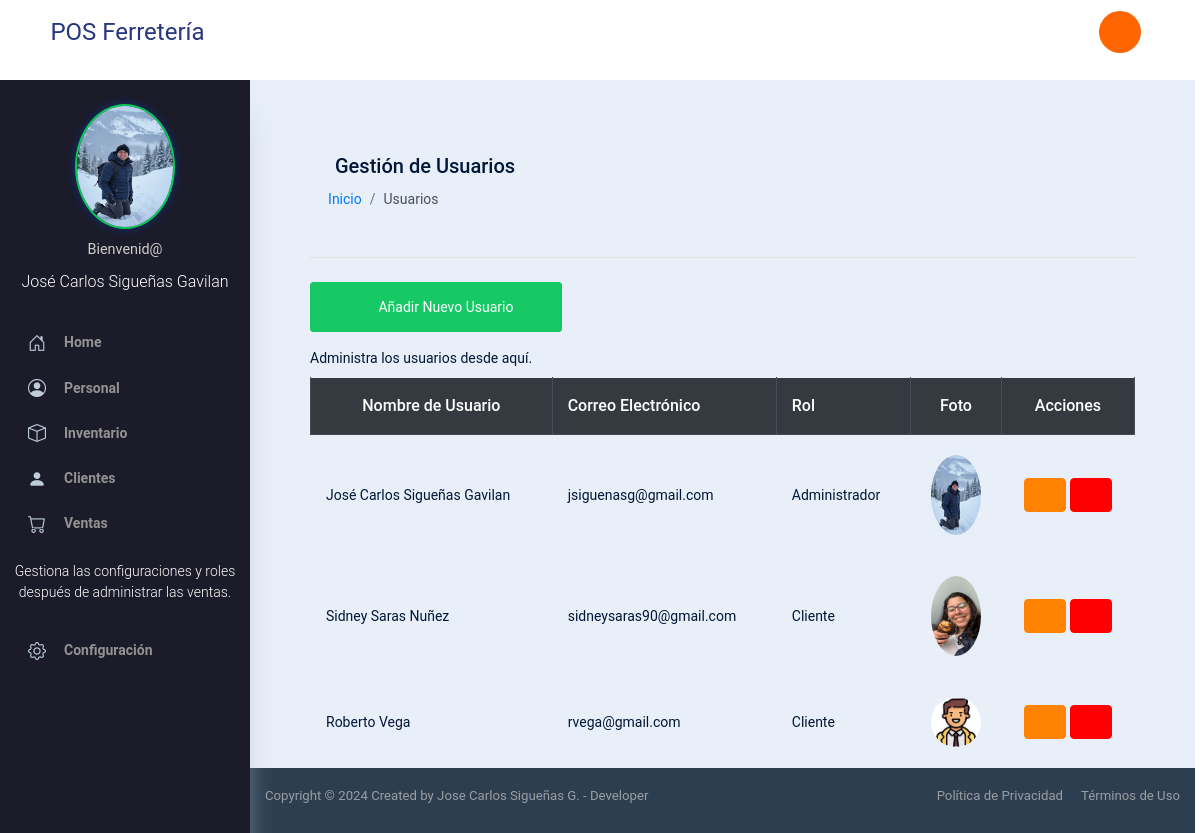
Screenshot of /users (signed in) with the database file from the repository.
### app/models.py (models this page shows, shortened)
class User(db.Model, UserMixin):
    id = db.Column(db.Integer, primary_key=True)
    username = db.Column(db.String(20), unique=True, nullable=False)
    email = db.Column(db.String(120), unique=True, nullable=False)
    password = db.Column(db.String(60), nullable=False)
    permissions = db.Column(db.String(200), nullable=True)
    role_id = db.Column(db.Integer, db.ForeignKey('role.id'), nullable=True)  # Define la relación con el rol
    photo = db.Column(db.String(120), nullable=True)
    role = db.relationship('Role', backref='users')  # Relación inversa

class Role(db.Model):
    id = db.Column(db.Integer, primary_key=True)
    name = db.Column(db.String(50), nullable=False, unique=True)
    permissions = db.Column(db.String, nullable=False)  # Asegúrate de que sea un String

### app/routes.py (the view)
@main.route('/users', methods=['GET'])
@login_required
@permission_required('view_users')
def list_users():
    users = User.query.all()
    delete_form = DeleteForm()  # Asegúrate de tener este formulario aquí
    return render_template('users.html', users=users, form=delete_form)  # Pasa el formulario a la plantilla

### app/models.py (called while the page is built)
@login_manager.user_loader
def load_user(user_id):
    return User.query.get(int(user_id))

### app/routes.py (called while the page is built)
def permission_required(permission):
    def decorator(f):
        @wraps(f)
        def decorated_function(*args, **kwargs):
            if current_user.role is None:
                flash('No tienes rol asignado.', 'danger')
                return redirect(url_for('main.home'))
            permissions_list = [p.strip() for p in current_user.role.permissions.split(',')]
            if permission not in permissions_list:
                flash('No tienes permiso para acceder a esta página.', 'danger')
                return redirect(url_for('main.home'))
            return f(*args, **kwargs)
        return decorated_function
    return decorator

### app/templates/users.html (shortened to what this page needs)
{% extends "base.html" %}
{% block content %}
<div class="container mt-5">
    <div class="page-header mb-4">
        <h3 class="page-title"><i class="typcn typcn-user-add"></i> Gestión de Usuarios</h3>
        <nav aria-label="breadcrumb">
            <ol class="breadcrumb">
                <li class="breadcrumb-item"><a href="{{ url_for('main.home') }}">Inicio</a></li>
                <li class="breadcrumb-item active" aria-current="page">Usuarios</li>
            </ol>
        </nav>
    </div>
    <div class="mb-3">
        <a href="{{ url_for('main.new_user') }}" class="btn btn-success btn-lg">
            <i class="typcn typcn-plus"></i> Añadir Nuevo Usuario
        </a>
    </div>
    <p class="card-description">Administra los usuarios desde aquí.</p>
    <div class="table-responsive">
        <table class="table table-striped table-bordered table-hover">
            <thead class="thead-dark">
                <tr>
                    <th class="text-center">Nombre de Usuario</th>
                    <th>Correo Electrónico</th>
                    <th>Rol</th>
                    <th class="text-center">Foto</th>
                    <th class="text-center">Acciones</th>
                </tr>
            </thead>
            <tbody>
                {% for user in users %}
                <tr>
                    <td>{{ user.username }}</td>
                    <td>{{ user.email }}</td>
                    <td>{{ user.role.name }}</td>
                    <td class="text-center">
                        {% if user.photo %}
                        <img src="{{ url_for('static', filename='uploads/' + user.photo) }}"
                            alt="Foto de {{ user.username }}" style="width: 50px; height: 80px; border-radius: 50%;">
                        {% else %}
                        <img src="{{ url_for('static', filename='template/images/avatar.png') }}"
                            alt="Avatar por defecto" style="width: 50px; height: 50px; border-radius: 50%;">
                        {% endif %}
                    </td>
                    <td class="text-center">
                        <a href="{{ url_for('main.edit_user', user_id=user.id) }}" class="btn btn-warning btn-sm"
                            title="Editar">
                            <i class="typcn typcn-edit"></i>
                        </a>
                        <form action="{{ url_for('main.delete_user', user_id=user.id) }}" method="POST"
                            style="display:inline;"
                            onsubmit="return confirm('¿Estás seguro de que deseas eliminar este usuario?');">
                            <button type="submit" class="btn btn-danger btn-sm" title="Eliminar">
                                <i class="typcn typcn-trash"></i>
                            </button>
                        </form>
                    </td>
                </tr>
                {% endfor %}
            </tbody>
        </table>
    </div>
</div>
{% endblock %}

### app/templates/base.html (shortened to what this page needs)
<!DOCTYPE html>
<html lang="es">
<head>
    <link rel="stylesheet" href="{{ url_for('static', filename='template/vendors/typicons.font/font/typicons.css') }}">
    <link rel="stylesheet" href="{{ url_for('static', filename='template/vendors/css/vendor.bundle.base.css') }}">
    <link rel="stylesheet" href="{{ url_for('static', filename='template/css/vertical-layout-light/style.css') }}">
    <link rel="stylesheet" href="https://cdnjs.cloudflare.com/ajax/libs/font-awesome/5.15.4/css/all.min.css">
    <link rel="stylesheet" href="https://cdn.jsdelivr.net/npm/bootstrap-icons@1.5.0/font/bootstrap-icons.css">
</head>
<body>
    <div class="container-scroller">
        <nav class="navbar col-lg-12 col-12 p-0 fixed-top d-flex flex-row">
            <div class="navbar-brand-wrapper d-flex align-items-center justify-content-center">
                <a class="navbar-brand brand-logo" href="#">POS Ferretería</a>
            </div>
            <div class="navbar-menu-wrapper d-flex align-items-center justify-content-end">
                <ul class="navbar-nav">
                    {% if current_user.is_authenticated %}
                    <li class="nav-item nav-logout">
                        <a class="nav-link" href="{{ url_for('main.logout') }}">
                            <button type="button" class="btn btn-orange btn-rounded btn-icon">
                                <i class="typcn typcn-power text-white"></i>
                            </button>
                        </a>
                    </li>
                    {% endif %}
                </ul>
            </div>
        </nav>
        <div class="container-fluid page-body-wrapper">
            <nav class="sidebar sidebar-offcanvas" id="sidebar">
                <ul class="nav">
                    {% if current_user.is_authenticated %}
                    <li class="nav-item user-info">
                        <a class="nav-link" href="{{ url_for('main.profile') }}">
                            <div style="text-align: center;">
                                {% if current_user.photo %}
                                <img src="{{ url_for('static', filename='uploads/' + current_user.photo) }}"
                                    alt="Avatar" class="avatar">
                                {% else %}
                                <img src="{{ url_for('static', filename='template/images/avatar.png') }}" alt="Avatar"
                                    class="avatar">
                                {% endif %}
                                <div class="welcome-message">Bienvenid@</div>
                                <div class="username">{{ current_user.username }}</div>
                            </div>
                        </a>
                    </li>
                    {% endif %}
                    <li class="nav-item">
                        <a class="nav-link" href="{{ url_for('main.home') }}">
                            <i class="bi bi-house-door menu-icon"></i>
                            <span class="menu-title">Home</span>
                        </a>
                    </li>
                    <li class="nav-item">
                        <a class="nav-link" data-toggle="collapse" href="#worker-menu" aria-expanded="false"
                            aria-controls="worker-menu">
                            <i class="bi bi-person-circle menu-icon"></i>
                            <span class="menu-title">Personal</span>
                            <i class="menu-arrow"></i>
                        </a>
                    </li>
                    <li class="nav-item">
                        <a class="nav-link" data-toggle="collapse" href="#product-menu" aria-expanded="false"
                            aria-controls="product-menu">
                            <i class="bi bi-box menu-icon"></i>
                            <span class="menu-title">Inventario</span>
                            <i class="menu-arrow"></i>
                        </a>
                    </li>
                    <li class="nav-item">
                        <a class="nav-link" data-toggle="collapse" href="#client-menu" aria-expanded="false"
                            aria-controls="client-menu">
                            <i class="bi bi-person-fill menu-icon"></i>
                            <span class="menu-title">Clientes</span>
                            <i class="menu-arrow"></i>
                        </a>
                    </li>
                    <li class="nav-item">
                        <a class="nav-link" data-toggle="collapse" href="#sales-menu" aria-expanded="false"
                            aria-controls="sales-menu">
                            <i class="bi bi-cart menu-icon"></i>
                            <span class="menu-title">Ventas</span>
                            <i class="menu-arrow"></i>
                        </a>
                    </li>
                    <div class="text-center my-3">
                        <p class="text-white">Gestiona las configuraciones y roles después de administrar las ventas.
                        </p>
                    </div>
                    <li class="nav-item">
                        <a class="nav-link" data-toggle="collapse" href="#settings-menu" aria-expanded="false"
                            aria-controls="settings-menu">
                            <i class="bi bi-gear menu-icon"></i>
                            <span class="menu-title">Configuración</span>
                            <i class="menu-arrow"></i>
                        </a>
                    </li>
                </ul>
            </nav>
            <div class="main-panel">
                <div class="content-wrapper">
                    <div class="container mt-4">
                        {% block content %}{% endblock %}
                    </div>
                </div>
                <footer class="footer" style="background-color: #2c3e50; padding: 20px 0; color: #fff;">
                    <div class="container">
                        <div class="d-sm-flex justify-content-center justify-content-sm-between">
                            <span class="text-muted text-center" style="margin-bottom: 10px;">
                                Copyright © 2024 Created by Jose Carlos Sigueñas G. - Developer
                            </span>
                            <div>
                                <a href="#" class="text-muted" style="margin-right: 15px;" data-toggle="modal"
                                    data-target="#privacyPolicyModal">Política de Privacidad</a>
                                <a href="#" class="text-muted" data-toggle="modal"
                                    data-target="#termsOfServiceModal">Términos de Uso</a>
                            </div>
                        </div>
                    </div>
                </footer>
            </div>
        </div>
    </div>
</body>
</html>

### app/templates/base.html (style rules this page uses)
.btn-orange { background-color: #FF6600; color: white; border: none; }
.user-info { display: flex; flex-direction: column; align-items: center; padding: 10px; }
.user-info .avatar { width: 100px; height: 125px; border-radius: 90%; margin-bottom: 8px; border: 2px solid #07c958; box-shadow: 0 0 10px rgba(1, 78, 243, 0.397); }
.user-info .username { font-size: 1rem; font-weight: arial; color: #ffffff; text-align: center; }
.welcome-message { font-size: 0.9rem; color: #cecece; margin-bottom: 5px; font-weight: normal; }
.btn-icon .typcn { color: white; }
.sidebar-offcanvas { position: fixed; left: 0; width: 250px; height: 100%; transition: transform 0.3s ease; background-color: #1b1b29; z-index: 1000; }
.main-panel { margin-left: 250px; transition: margin-left 0.3s ease; }

### app/templates/users.html (style rules this page uses)
.page-header { border-bottom: 1px solid #e0e0e0; padding-bottom: 20px; }
.table th { background-color: #343a40; color: white; }
.table td { vertical-align: middle; }
.btn-lg { font-size: 1.25rem; }

### rows the page displays
User: photo (picture), username "José Carlos Sigueñas Gavilan", email "jsiguenasg@gmail.com", role.name "Administrador"
User: username "Sidney Saras Nuñez", email "sidneysaras90@gmail.com", role.name "Cliente", photo (picture)
User: username "Roberto Vega", email "rvega@gmail.com", role.name "Cliente"
